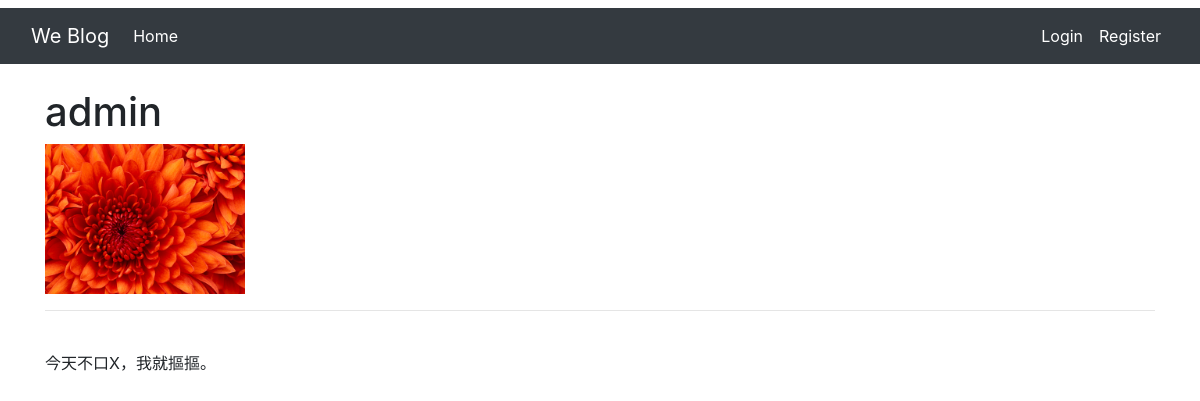
Page /blog/account/1/profile/ on the committed database.
### account/models.py (models this page shows, shortened)
class Profile(models.Model):
    user = models.OneToOneField(User, null=True, on_delete=models.CASCADE)
    bio = models.TextField(blank=True)
    profile_pic = models.ImageField(null=True, blank=True, upload_to="images/profile")
    def __str__(self):
        return str(self.bio)

### account/views.py (the view)
# urls.py: path("<int:pk>/profile/", UserProfileView.as_view(), name="user-profile"),
class UserProfileView(DetailView):
    model = Profile
    template_name = "registration/user_profile.html"
    def get_context_data(self, *args, **kwargs):
        context = super(UserProfileView, self).get_context_data(*args, **kwargs)
        profile = get_object_or_404(Profile, id=self.kwargs["pk"])
        default_image = "/media/images/post/default.png"
        context["profile"] = profile
        context["default"] = default_image
        return context

### templates/registration/user_profile.html (shortened to what this page needs)
{% extends "base.html" %}
{% block content %}
    <br>
    <h1>{{ profile.user }}</h1>
    {% if profile.profile_pic %}
        <img src="{{ profile.profile_pic.url }}" width="200">
        <hr>
        <br>
    {% else %}
        <img src="{{ default }}" width="200">
        <hr>
        <br>
    {% endif %}
    {{ profile }}
{% endblock %}

### rows in the picture
Profile: user "admin", profile_pic (picture), bio "今天不口X，我就摳摳。"
